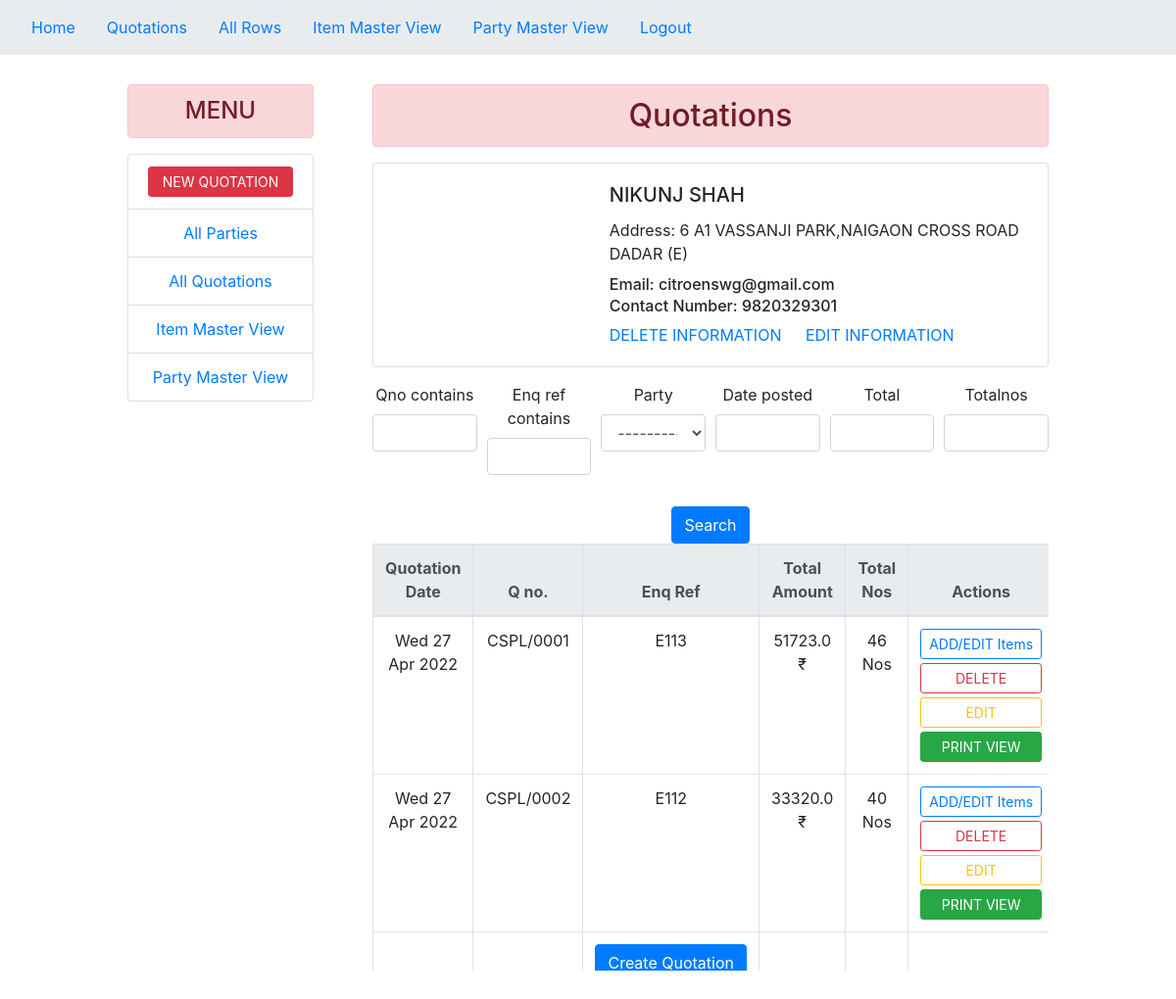
Page /quotations-for-party/50/ (signed in) on the committed database.
### core/models.py (models this page shows, shortened)
class Party(models.Model):
    name =  models.CharField(max_length=100)
    phone = models.CharField(max_length=10,default=None,null=False)
    email = models.EmailField()
    billing_address=models.CharField(max_length=150,default=None,null=True)
    pincode=models.CharField(max_length=6,default=None,null=True)
    def __str__(self):
        return f'{self.name}'

class Quotation(models.Model):
    qno = models.CharField(max_length=20,default='CSPL/')
    enq_ref = models.CharField(max_length=30,default='')
    party = models.ForeignKey(Party,on_delete=models.CASCADE)
    date_posted=models.DateTimeField(default=timezone.now)
    total = models.FloatField(default=0.0)
    totalnos = models.IntegerField(default=0.0)

### core/views.py (the view)
# urls.py: path('quotations-for-party/<int:id>/',QuotationsListViewPartyWise,name = 'quote-for-party'),
@login_required
def QuotationsListViewPartyWise(request,id):
    party = Party.objects.get(id=id)
    quotations = Quotation.objects.filter(party = party).order_by('-date_posted')
    myfilter = QuotationFilter(request.GET,queryset=quotations)
    quotations = myfilter.qs
    context = {
        'quotations':quotations,
        'party':party,
        'myfilter':myfilter
    }
    return render(request,'core/quotations_for_party.html',context)

### core/templates/core/quotations_for_party.html (shortened to what this page needs)
{% extends 'core/base.html' %}
{% block content %}
{% load crispy_forms_tags %}
<link rel="stylesheet" href="//code.jquery.com/ui/1.13.1/themes/base/jquery-ui.css">
<div class="col-md-10 offset-md-1 mt-0">
    <div class="container-lg" style="text-align: center">
        <div class="row">
            {% include 'partials/menu.html' %}
            <div class="col-sm-9" style="padding:30px;border: radius 30px;">
                <h2 class="text-center alert alert-danger">
                    Quotations
                </h2>
                <div class="card mt-1" style="width:100%">
                    <div class="card-body" style="text-align: left; padding-left: 35%;">
                      <h5 class="card-title">{{party.name}}</h5>
                      <p class="card-text">Address: {{party.billing_address}}</p>
                      <h6 class="card-subtitle mb-2">Email: {{party.email}}</h6>
                      <h6 class="card-subtitle mb-2">Contact Number: {{party.phone}}</h6>
                      <a href="{% url 'delete-party-confirm' party.id %}" class="card-link">DELETE INFORMATION</a>
                      <a href="{% url 'edit-party' party.id %}" class="card-link">EDIT INFORMATION</a>
                    </div>
                </div>
                <div class ="mt-3" style="position: relative; height: 600px; overflow: auto; table-layout: fixed;">
                    <form method="GET">
                    <div class="form-row">
                        <div class="form-group col-sm-2">
                            {{myfilter.form.qno|as_crispy_field}}
                        </div>
                        <div class="form-group col-sm-2">
                            {{myfilter.form.enq_ref|as_crispy_field}}
                        </div>
                        <div class="form-group col-sm-2">
                            {{myfilter.form.party|as_crispy_field}}
                        </div>
                        <div class="form-group col-sm-2">
                            {{myfilter.form.date_posted|as_crispy_field}}
                        </div>
                        <div class="form-group col-sm-2">
                            {{myfilter.form.total|as_crispy_field}}
                        </div>
                        <div class="form-group col-sm-2">
                            {{myfilter.form.totalnos|as_crispy_field}}
                        </div>
                    </div>
                    <div class="container">
                        <button class="btn btn-primary" type="submit">Search</button>
                    </div>
                </form>
                    <div class="table-wrapper-scroll-y" style="display: block;">
                        <table class="table table-bordered mb-0" id = "dt-vtable">
                            <thead style="position: sticky;top: 0" class="thead-light">
                                <th>Quotation Date</th>
                                <th>Q no.</th>
                                <th>Enq Ref</th>
                                <th>Total Amount</th>
                                <th>Total Nos</th>
                                <th>Actions</th>
                            </thead>
                        {% for quotation in quotations %}
                        <tr>
                            <td>{{quotation.date_posted|date:"D d M Y"}}</td>
                            <td>{{quotation.qno}}</td>
                            <td>{{quotation.enq_ref}}</td>
                            <td>{{quotation.total}} ₹</td>
                            <td>{{quotation.totalnos}} Nos</td>
                            <td><a href="{% url 'create-quote-items' quotation.id %}"><button class="btn btn-outline-primary btn-block btn-sm">ADD/EDIT Items</button></a>
                                <a href="{% url 'delete-quote-confirm' quotation.id %}"><button class="btn btn-outline-danger btn-block btn-sm mt-1">DELETE</button></a>
                                <a href="{% url 'edit-quote' quotation.id %}"><button class="btn btn-outline-warning btn-block btn-sm mt-1">EDIT</button></a>
                                <a href="{% url 'view-printable-version-pdf' quotation.id %}" target="_blank"><button type="button" class="btn btn-success btn-block btn-sm mt-1">PRINT VIEW</button></a>
                            </td>
                        </tr>
                        {% endfor %}
                        <tr>
                            <td></td>
                            <td></td>
                            <td><a href="{% url 'create-quote-for-party' party.id %}"><button class="btn btn-primary btn-block">Create Quotation</button></a></td>
                            <td></td>
                            <td></td>
                            <td></td>
                        </tr>
                        </table>
                    </div>
                </div>
            </div>
        </div>
    </div>
</div>
{% endblock %}

### rows in the picture
Party: name "NIKUNJ SHAH", billing_address "6 A1 VASSANJI PARK,NAIGAON CROSS ROAD DADAR (E)", email "citroenswg@gmail.com", phone "9820329301"
Quotation: date_posted "Wed 27 Apr 2022", qno "CSPL/0001", enq_ref "E113", total "51723.0", totalnos "46"
Quotation: date_posted "Wed 27 Apr 2022", qno "CSPL/0002", enq_ref "E112", total "33320.0", totalnos "40"
